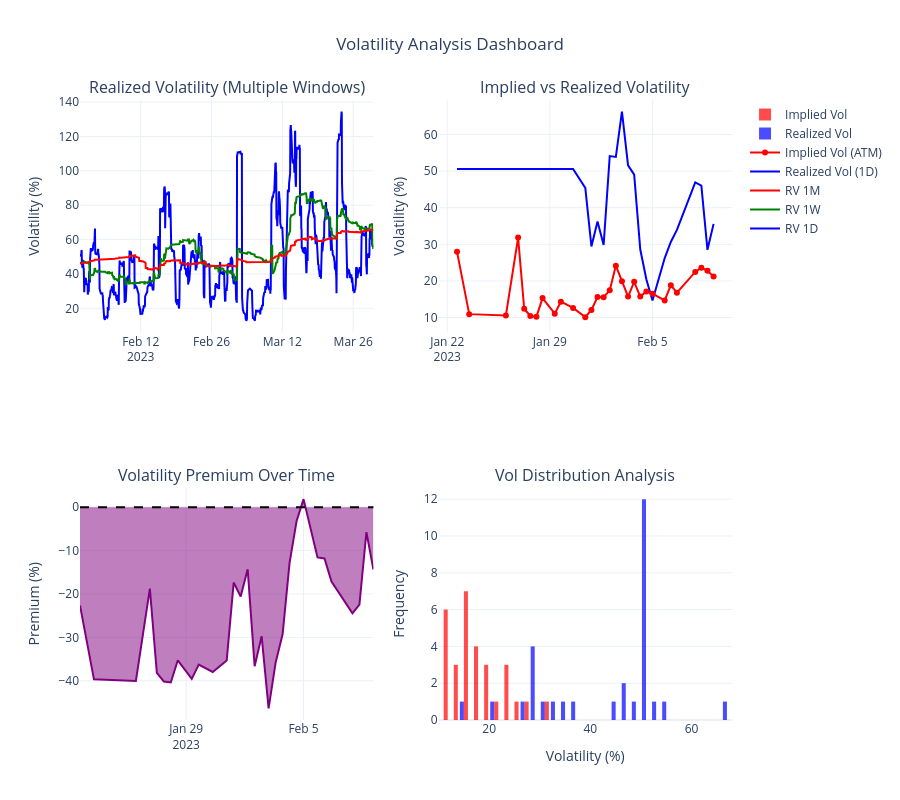

The notebook cell this image was saved under:
### Code cell
# Create volatility analysis visualization
fig_vol = make_subplots(
    rows=2, cols=2,
    subplot_titles=[
        'Realized Volatility (Multiple Windows)',
        'Implied vs Realized Volatility',
        'Volatility Premium Over Time',
        'Vol Distribution Analysis'
    ],
    specs=[[{'type': 'scatter'}, {'type': 'scatter'}],
           [{'type': 'scatter'}, {'type': 'histogram'}]]
)

# 1. Realized Volatility (Multiple Windows)
colors_rv = ['blue', 'green', 'red']
windows = [24, 168, 720]  # 1 day, 1 week, 1 month
window_names = ['1D', '1W', '1M']

for i, (window, name) in enumerate(zip(windows, window_names)):
    fig_vol.add_trace(
        go.Scatter(
            x=vol_data['timestamp'],
            y=vol_data[f'rv_{window}h'] * 100,
            name=f'RV {name}',
            line=dict(color=colors_rv[i], width=2)
        ),
        row=1, col=1
    )

# 2. Implied vs Realized Volatility
if not iv_df.empty:
    # Align IV and RV data
    merged_vol = pd.merge_asof(
        iv_df.sort_values('timestamp'),
        vol_data[['timestamp', 'rv_24h']].sort_values('timestamp'),
        on='timestamp',
        direction='nearest'
    )
    
    fig_vol.add_trace(
        go.Scatter(
            x=merged_vol['timestamp'],
            y=merged_vol['rv_24h'] * 100,
            name='Realized Vol (1D)',
            line=dict(color='blue', width=2)
        ),
        row=1, col=2
    )
    
    fig_vol.add_trace(
        go.Scatter(
            x=merged_vol['timestamp'],
            y=merged_vol['iv'] * 100,
            name='Implied Vol (ATM)',
            mode='markers+lines',
            marker=dict(size=6),
            line=dict(color='red', width=2)
        ),
        row=1, col=2
    )
    
    # 3. Volatility Premium
    if 'rv_24h' in merged_vol.columns:
        vol_premium = (merged_vol['iv'] - merged_vol['rv_24h']) * 100
        
        fig_vol.add_trace(
            go.Scatter(
                x=merged_vol['timestamp'],
                y=vol_premium,
                name='Vol Premium (IV - RV)',
                fill='tonexty',
                line=dict(color='purple', width=2),
                showlegend=False
            ),
            row=2, col=1
        )
        
        fig_vol.add_hline(y=0, line_dash="dash", line_color="black", row=2, col=1)
    
    # 4. Volatility Distribution
    fig_vol.add_trace(
        go.Histogram(
            x=merged_vol['rv_24h'] * 100,
            name='Realized Vol',
            opacity=0.7,
            marker_color='blue',
            nbinsx=30
        ),
        row=2, col=2
    )
    
    fig_vol.add_trace(
        go.Histogram(
            x=merged_vol['iv'] * 100,
            name='Implied Vol',
            opacity=0.7,
            marker_color='red',
            nbinsx=30
        ),
        row=2, col=2
    )

else:
    # If no IV data, show RV distribution only
    fig_vol.add_trace(
        go.Histogram(
            x=vol_data['rv_24h'] * 100,
            name='Realized Vol (1D)',
            opacity=0.7,
            marker_color='blue',
            nbinsx=30
        ),
        row=2, col=2
    )

# Update layout
fig_vol.update_layout(
    height=800,
    title_text="Volatility Analysis Dashboard",
    title_x=0.5,
    showlegend=True
)

# Update axis labels
fig_vol.update_yaxes(title_text="Volatility (%)", row=1, col=1)
fig_vol.update_yaxes(title_text="Volatility (%)", row=1, col=2)
fig_vol.update_yaxes(title_text="Premium (%)", row=2, col=1)
fig_vol.update_xaxes(title_text="Volatility (%)", row=2, col=2)
fig_vol.update_yaxes(title_text="Frequency", row=2, col=2)

fig_vol.show()

# Print volatility statistics
print("\n📊 Volatility Analysis Summary:")
print("=" * 50)
print(f"📈 Average RV (1D): {vol_data['rv_24h'].mean() * 100:.1f}%")
print(f"📈 Average RV (1W): {vol_data['rv_168h'].mean() * 100:.1f}%")
print(f"📈 Average RV (1M): {vol_data['rv_720h'].mean() * 100:.1f}%")
print(f"📊 RV Range: {vol_data['rv_24h'].min() * 100:.1f}% - {vol_data['rv_24h'].max() * 100:.1f}%")

if not iv_df.empty and 'rv_24h' in merged_vol.columns:
    avg_iv = merged_vol['iv'].mean() * 100
    avg_rv = merged_vol['rv_24h'].mean() * 100
    avg_premium = avg_iv - avg_rv
    
    print(f"📈 Average IV: {avg_iv:.1f}%")
    print(f"💰 Average Vol Premium: {avg_premium:.1f}%")
    print(f"🎯 Vol Premium positive: {(vol_premium > 0).mean():.1%} of the time")

### Figure 1 — Plotly figure (JSON) as saved in the notebook; plotly's stock layout.template omitted (floating-point values rounded to 4 significant figures; data arrays with more than 128 entries replaced by an {"elided": "..."} marker saying what was removed)
{"data": [{"line": {"color": "blue", "width": 2}, "name": "RV 1D", "type": "scatter", "x": {"elided": "1392 str values"}, "xaxis": "x", "y": {"elided": "1392 float values"}, "yaxis": "y"}, {"line": {"color": "green", "width": 2}, "name": "RV 1W", "type": "scatter", "x": {"elided": "1392 str values"}, "xaxis": "x", "y": {"elided": "1392 float values"}, "yaxis": "y"}, {"line": {"color": "red", "width": 2}, "name": "RV 1M", "type": "scatter", "x": {"elided": "1392 str values"}, "xaxis": "x", "y": {"elided": "1392 float values"}, "yaxis": "y"}, {"line": {"color": "blue", "width": 2}, "name": "Realized Vol (1D)", "type": "scatter", "x": ["2023-01-22T16:00:00.000000000", "2023-01-23T12:00:00.000000000", "2023-01-26T00:00:00.000000000", "2023-01-26T20:00:00.000000000", "2023-01-27T06:00:00.000000000", "2023-01-27T16:00:00.000000000", "2023-01-28T02:00:00.000000000", "2023-01-28T12:00:00.000000000", "2023-01-29T08:00:00.000000000", "2023-01-29T18:00:00.000000000", "2023-01-30T14:00:00.000000000", "2023-01-31T10:00:00.000000000", "2023-01-31T20:00:00.000000000", "2023-02-01T06:00:00.000000000", "2023-02-01T16:00:00.000000000", "2023-02-02T02:00:00.000000000", "2023-02-02T12:00:00.000000000", "2023-02-02T22:00:00.000000000", "2023-02-03T08:00:00.000000000", "2023-02-03T18:00:00.000000000", "2023-02-04T04:00:00.000000000", "2023-02-04T14:00:00.000000000", "2023-02-05T00:00:00.000000000", "2023-02-05T20:00:00.000000000", "2023-02-06T06:00:00.000000000", "2023-02-06T16:00:00.000000000", "2023-02-07T22:00:00.000000000", "2023-02-08T08:00:00.000000000", "2023-02-08T18:00:00.000000000", "2023-02-09T04:00:00.000000000"], "xaxis": "x2", "y": [50.59, 50.59, 50.59, 50.59, 50.59, 50.59, 50.59, 50.59, 50.59, 50.59, 50.59, 45.42, 29.42, 36.22, 29.82, 54.11, 53.86, 66.25, 51.58, 49.04, 28.57, 20.38, 14.67, 26.24, 30.64, 33.93, 46.92, 46.05, 28.5, 35.58], "yaxis": "y2"}, {"line": {"color": "red", "width": 2}, "marker": {"size": 6}, "mode": "markers+lines", "name": "Implied Vol (ATM)", "type": "scatter", "x": ["2023-01-22T16:00:00.000000000", "2023-01-23T12:00:00.000000000", "2023-01-26T00:00:00.000000000", "2023-01-26T20:00:00.000000000", "2023-01-27T06:00:00.000000000", "2023-01-27T16:00:00.000000000", "2023-01-28T02:00:00.000000000", "2023-01-28T12:00:00.000000000", "2023-01-29T08:00:00.000000000", "2023-01-29T18:00:00.000000000", "2023-01-30T14:00:00.000000000", "2023-01-31T10:00:00.000000000", "2023-01-31T20:00:00.000000000", "2023-02-01T06:00:00.000000000", "2023-02-01T16:00:00.000000000", "2023-02-02T02:00:00.000000000", "2023-02-02T12:00:00.000000000", "2023-02-02T22:00:00.000000000", "2023-02-03T08:00:00.000000000", "2023-02-03T18:00:00.000000000", "2023-02-04T04:00:00.000000000", "2023-02-04T14:00:00.000000000", "2023-02-05T00:00:00.000000000", "2023-02-05T20:00:00.000000000", "2023-02-06T06:00:00.000000000", "2023-02-06T16:00:00.000000000", "2023-02-07T22:00:00.000000000", "2023-02-08T08:00:00.000000000", "2023-02-08T18:00:00.000000000", "2023-02-09T04:00:00.000000000"], "xaxis": "x2", "y": [27.94, 10.92, 10.57, 31.83, 12.4, 10.43, 10.2, 15.31, 11.03, 14.33, 12.62, 10.11, 12.05, 15.61, 15.53, 17.47, 24.15, 19.9, 15.73, 19.75, 15.73, 17.14, 16.52, 14.65, 18.83, 16.78, 22.46, 23.6, 22.76, 21.19], "yaxis": "y2"}, {"fill": "tonexty", "line": {"color": "purple", "width": 2}, "name": "Vol Premium (IV - RV)", "showlegend": false, "type": "scatter", "x": ["2023-01-22T16:00:00.000000000", "2023-01-23T12:00:00.000000000", "2023-01-26T00:00:00.000000000", "2023-01-26T20:00:00.000000000", "2023-01-27T06:00:00.000000000", "2023-01-27T16:00:00.000000000", "2023-01-28T02:00:00.000000000", "2023-01-28T12:00:00.000000000", "2023-01-29T08:00:00.000000000", "2023-01-29T18:00:00.000000000", "2023-01-30T14:00:00.000000000", "2023-01-31T10:00:00.000000000", "2023-01-31T20:00:00.000000000", "2023-02-01T06:00:00.000000000", "2023-02-01T16:00:00.000000000", "2023-02-02T02:00:00.000000000", "2023-02-02T12:00:00.000000000", "2023-02-02T22:00:00.000000000", "2023-02-03T08:00:00.000000000", "2023-02-03T18:00:00.000000000", "2023-02-04T04:00:00.000000000", "2023-02-04T14:00:00.000000000", "2023-02-05T00:00:00.000000000", "2023-02-05T20:00:00.000000000", "2023-02-06T06:00:00.000000000", "2023-02-06T16:00:00.000000000", "2023-02-07T22:00:00.000000000", "2023-02-08T08:00:00.000000000", "2023-02-08T18:00:00.000000000", "2023-02-09T04:00:00.000000000"], "xaxis": "x3", "y": [-22.65, -39.67, -40.02, -18.76, -38.19, -40.16, -40.39, -35.28, -39.56, -36.27, -37.97, -35.32, -17.37, -20.6, -14.3, -36.63, -29.72, -46.36, -35.85, -29.29, -12.84, -3.241, 1.851, -11.59, -11.81, -17.15, -24.47, -22.45, -5.741, -14.39], "yaxis": "y3"}, {"marker": {"color": "blue"}, "name": "Realized Vol", "nbinsx": 30, "opacity": 0.7, "type": "histogram", "x": [50.59, 50.59, 50.59, 50.59, 50.59, 50.59, 50.59, 50.59, 50.59, 50.59, 50.59, 45.42, 29.42, 36.22, 29.82, 54.11, 53.86, 66.25, 51.58, 49.04, 28.57, 20.38, 14.67, 26.24, 30.64, 33.93, 46.92, 46.05, 28.5, 35.58], "xaxis": "x4", "yaxis": "y4"}, {"marker": {"color": "red"}, "name": "Implied Vol", "nbinsx": 30, "opacity": 0.7, "type": "histogram", "x": [27.94, 10.92, 10.57, 31.83, 12.4, 10.43, 10.2, 15.31, 11.03, 14.33, 12.62, 10.11, 12.05, 15.61, 15.53, 17.47, 24.15, 19.9, 15.73, 19.75, 15.73, 17.14, 16.52, 14.65, 18.83, 16.78, 22.46, 23.6, 22.76, 21.19], "xaxis": "x4", "yaxis": "y4"}], "layout": {"annotations": [{"font": {"size": 16}, "showarrow": false, "text": "Realized Volatility (Multiple Windows)", "x": 0.225, "xanchor": "center", "xref": "paper", "y": 1, "yanchor": "bottom", "yref": "paper"}, {"font": {"size": 16}, "showarrow": false, "text": "Implied vs Realized Volatility", "x": 0.775, "xanchor": "center", "xref": "paper", "y": 1, "yanchor": "bottom", "yref": "paper"}, {"font": {"size": 16}, "showarrow": false, "text": "Volatility Premium Over Time", "x": 0.225, "xanchor": "center", "xref": "paper", "y": 0.375, "yanchor": "bottom", "yref": "paper"}, {"font": {"size": 16}, "showarrow": false, "text": "Vol Distribution Analysis", "x": 0.775, "xanchor": "center", "xref": "paper", "y": 0.375, "yanchor": "bottom", "yref": "paper"}], "height": 800, "shapes": [{"line": {"color": "black", "dash": "dash"}, "type": "line", "x0": 0, "x1": 1, "xref": "x3 domain", "y0": 0, "y1": 0, "yref": "y3"}], "showlegend": true, "title": {"text": "Volatility Analysis Dashboard", "x": 0.5}, "xaxis": {"anchor": "y", "domain": [0, 0.45]}, "xaxis2": {"anchor": "y2", "domain": [0.55, 1]}, "xaxis3": {"anchor": "y3", "domain": [0, 0.45]}, "xaxis4": {"anchor": "y4", "domain": [0.55, 1], "title": {"text": "Volatility (%)"}}, "yaxis": {"anchor": "x", "domain": [0.625, 1], "title": {"text": "Volatility (%)"}}, "yaxis2": {"anchor": "x2", "domain": [0.625, 1], "title": {"text": "Volatility (%)"}}, "yaxis3": {"anchor": "x3", "domain": [0, 0.375], "title": {"text": "Premium (%)"}}, "yaxis4": {"anchor": "x4", "domain": [0, 0.375], "title": {"text": "Frequency"}}}}
